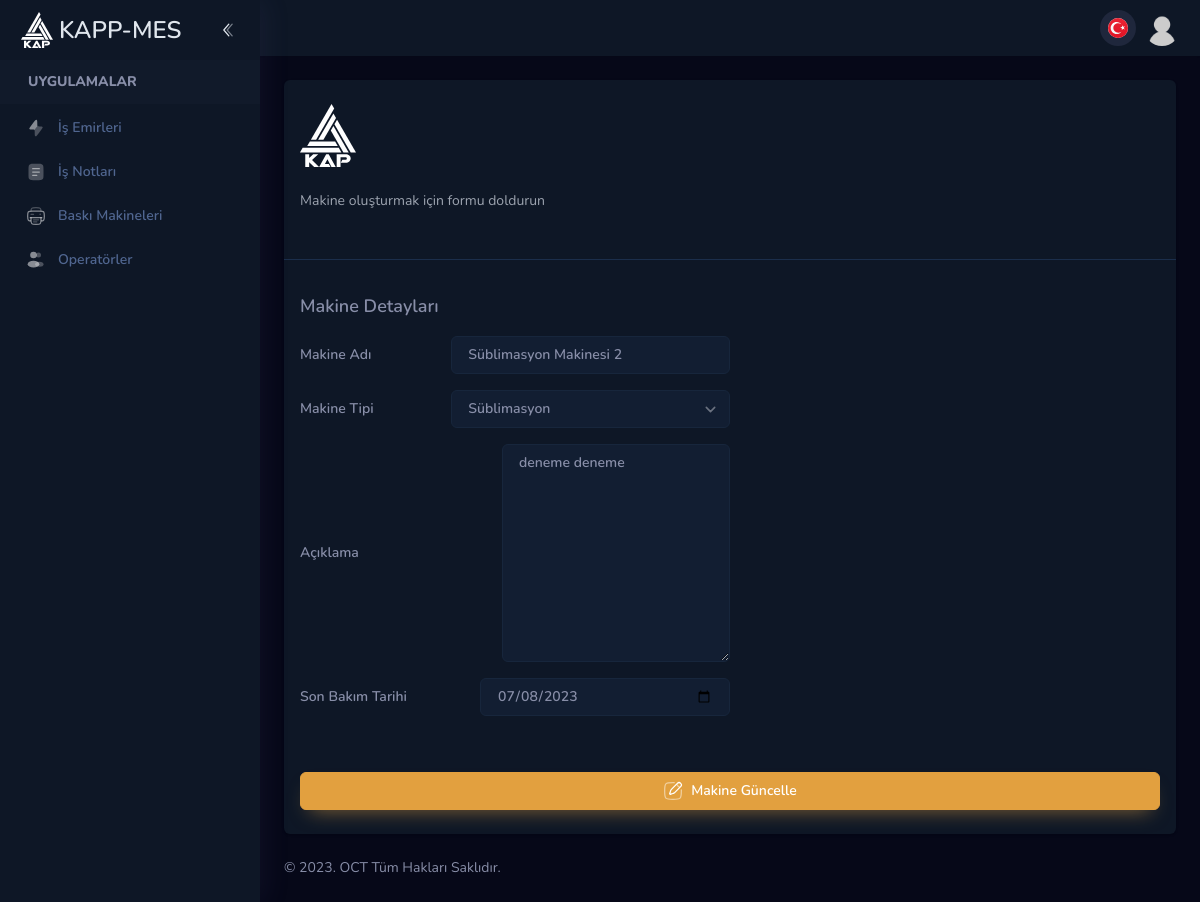
The page /machines/4/edit/ (signed in) on the database its author committed.
### machines/models.py (models this page shows, shortened)
class Machine(StarterModel):
    name = models.CharField(max_length=100)
    MACHINE_CHOICES = (
        ('S', 'Süblimasyon'),
        ('D', 'Dtf'),
        ('U', 'Uv'),
    )
    machine_type = models.CharField(max_length=1, choices=MACHINE_CHOICES)
    description = models.CharField(max_length=255, blank=True, null=True)
    last_maintenance = models.DateField(blank=True, null=True)
    class Meta:
        verbose_name_plural = "Makineler"

### machines/views.py (the view)
# urls.py: path("<int:machine_pk>/edit/", views.machine_edit, name="machine_edit"),
@login_required
@user_passes_test(lambda u: u.is_superuser)
def machine_edit(request, machine_pk):
    machine = Machine.objects.get(pk=machine_pk)
    form = MachineForm(request.POST or None, instance=machine)
    if request.method == 'POST' and form.is_valid():
        form.save()
        return redirect('machine_list')
    context = {
        'machine': machine,
        'form': form
    }
    return render(request, "machines/create.html", context)

### machines/forms.py
class MachineForm(forms.ModelForm):
    class Meta:
        model = Machine
        fields = ['name', 'machine_type',  'description', 'last_maintenance']
        MACHINE_TYPE_CHOICES = (
            ('', 'Select an age'),
            ('S', 'Süblimasyon'),
            ('D', 'Dtf'),
            ('U', 'Uv'),
        )
        widgets = {
            'machine_type': forms.Select(choices=MACHINE_TYPE_CHOICES),
        }

### templates/machines/create.html (shortened to what this page needs)
{% extends 'components/layouts/default.html' %}
{% load static %}
{% block content %}
<div>
    <div class="flex xl:flex-row flex-col gap-2.5">
        <div class="panel px-0 flex-1 py-6 ltr:xl:mr-6 rtl:xl:ml-6">
            <form method="post" class="post-form">
                <div class="flex justify-between flex-wrap px-4">
                    <div class="mb-6 lg:w-1/2 w-full">
                        <div class="flex items-center text-black dark:text-white shrink-0">
                            <img src="{% static 'assets/images/logo-white.svg' %}" alt="image" class="w-14" />
                        </div>
                        <div class="space-y-1 mt-6 text-gray-500 dark:text-gray-400">
                            <div>Makine oluşturmak için formu doldurun</div>
                        </div>
                    </div>
                </div>
                <hr class="border-[#e0e6ed] dark:border-[#1b2e4b] my-6">
                <div class="mt-8 px-4">
                    <div class="flex justify-between lg:flex-row flex-col">
                        <div class="lg:w-1/2 w-full ltr:lg:mr-6 rtl:lg:ml-6 mb-6">
                            <div class="text-lg font-semibold">Makine Detayları</div>
                            <div class="mt-4 flex items-center">
                                <label for="id_name" class="ltr:mr-2 rtl:ml-2 w-1/3 mb-0">Makine Adı</label>
                                <input class="form-input flex-1" type="text" name="name" required="" id="id_name"
                                       value="{{machine.name}}" placeholder="Makine Adı Girin">
                            </div>
                            <div class="mt-4 flex items-center">
                                <label for="id_machine_type" class="ltr:mr-2 rtl:ml-2 w-1/3 mb-0">Makine Tipi</label>
                                <select name="machine_type" required="" id="id_machine_type" class="form-input flex-1">
                                    {% if machine %}
                                        {% if machine.machine_type == 'S' %}
                                            <option value="S" selected="">Süblimasyon</option>
                                        {% elif machine.machine_type == 'D' %}
                                            <option value="S">Süblimasyon</option>
                                            <option value="D" selected="">Dtf</option>
                                            <option value="U">Uv</option>
                                        {% elif machine.machine_type == 'U' %}
                                            <option value="S">Süblimasyon</option>
                                            <option value="D">Dtf</option>
                                            <option value="U" selected="">UV</option>
                                        {% endif %}
                                    {% else %}
                                        <option value="" selected="">Makine Tipi Seçin</option>
                                        <option value="S">Süblimasyon</option>
                                        <option value="D">Dtf</option>
                                        <option value="U"   >UV</option>
                                    {% endif %}
                                </select>
                            </div>
                            <div class="flex items-center mt-4">
                                <label for="id_description" class="flex-1 ltr:mr-2 rtl:ml-2 mb-0">Açıklama</label>
                                <textarea class="form-input flex-1" name="description" cols="40" rows="10"
                                          id="id_description"
                                placeholder="Açıklama....">{% if machine.last_maintenance %}{{ machine.description }}{% endif %}</textarea>
                            </div>
                            <div class="flex items-center mt-4">
                                <label for="id_last_maintenance" class="flex-1 ltr:mr-2 rtl:ml-2 mb-0">Son Bakım Tarihi</label>
                                <input class="form-input lg:w-[250px] w-2/3" type="date" name="last_maintenance"
                                       value="{{machine.last_maintenance|date:'Y-m-d'}}" id="id_last_maintenance">
                            </div>
                        </div>
                    </div>
                </div>
                <div class="mt-8 px-4">
                    {% if machine %}
                    <button type="submit" class="btn btn-warning w-full gap-2">
                        Makine Güncelle </button>
                    {% endif %}
                </div>
            </form>
        </div>
    </div>
</div>
{% endblock %}

### rows shown on the page
Machine: name "Süblimasyon Makinesi 2", machine_type "Süblimasyon", description "deneme deneme", last_maintenance "07/08/2023"
